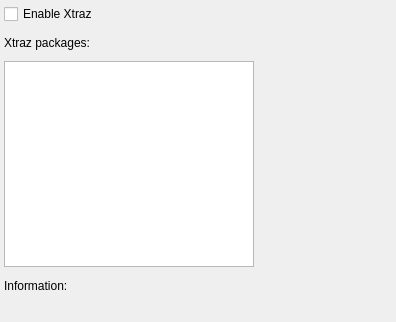
<?xml version="1.0" encoding="UTF-8"?>
<ui version="4.0">
 <class>XtrazSettings</class>
 <widget class="QWidget" name="XtrazSettings">
  <property name="geometry">
   <rect>
    <x>0</x>
    <y>0</y>
    <width>396</width>
    <height>322</height>
   </rect>
  </property>
  <property name="windowTitle">
   <string>Form</string>
  </property>
  <layout class="QVBoxLayout" name="verticalLayout_3">
   <property name="margin">
    <number>4</number>
   </property>
   <item>
    <widget class="QCheckBox" name="enabledCheck">
     <property name="text">
      <string>Enable Xtraz</string>
     </property>
     <property name="checked">
      <bool>false</bool>
     </property>
    </widget>
   </item>
   <item>
    <layout class="QVBoxLayout" name="verticalLayout_2">
     <item>
      <layout class="QVBoxLayout" name="verticalLayout">
       <item>
        <widget class="QLabel" name="label">
         <property name="minimumSize">
          <size>
           <width>0</width>
           <height>25</height>
          </size>
         </property>
         <property name="maximumSize">
          <size>
           <width>250</width>
           <height>25</height>
          </size>
         </property>
         <property name="text">
          <string>Xtraz packages:</string>
         </property>
        </widget>
       </item>
       <item>
        <widget class="QListWidget" name="packagesListView">
         <property name="maximumSize">
          <size>
           <width>250</width>
           <height>16777215</height>
          </size>
         </property>
        </widget>
       </item>
      </layout>
     </item>
     <item>
      <widget class="QLabel" name="label_2">
       <property name="minimumSize">
        <size>
         <width>0</width>
         <height>25</height>
        </size>
       </property>
       <property name="maximumSize">
        <size>
         <width>16777215</width>
         <height>25</height>
        </size>
       </property>
       <property name="text">
        <string>Information:</string>
       </property>
      </widget>
     </item>
     <item>
      <widget class="QLabel" name="infoLabel">
       <property name="minimumSize">
        <size>
         <width>150</width>
         <height>0</height>
        </size>
       </property>
       <property name="text">
        <string/>
       </property>
       <property name="alignment">
        <set>Qt::AlignLeading|Qt::AlignLeft|Qt::AlignTop</set>
       </property>
      </widget>
     </item>
    </layout>
   </item>
  </layout>
 </widget>
 <resources/>
 <connections/>
</ui>
